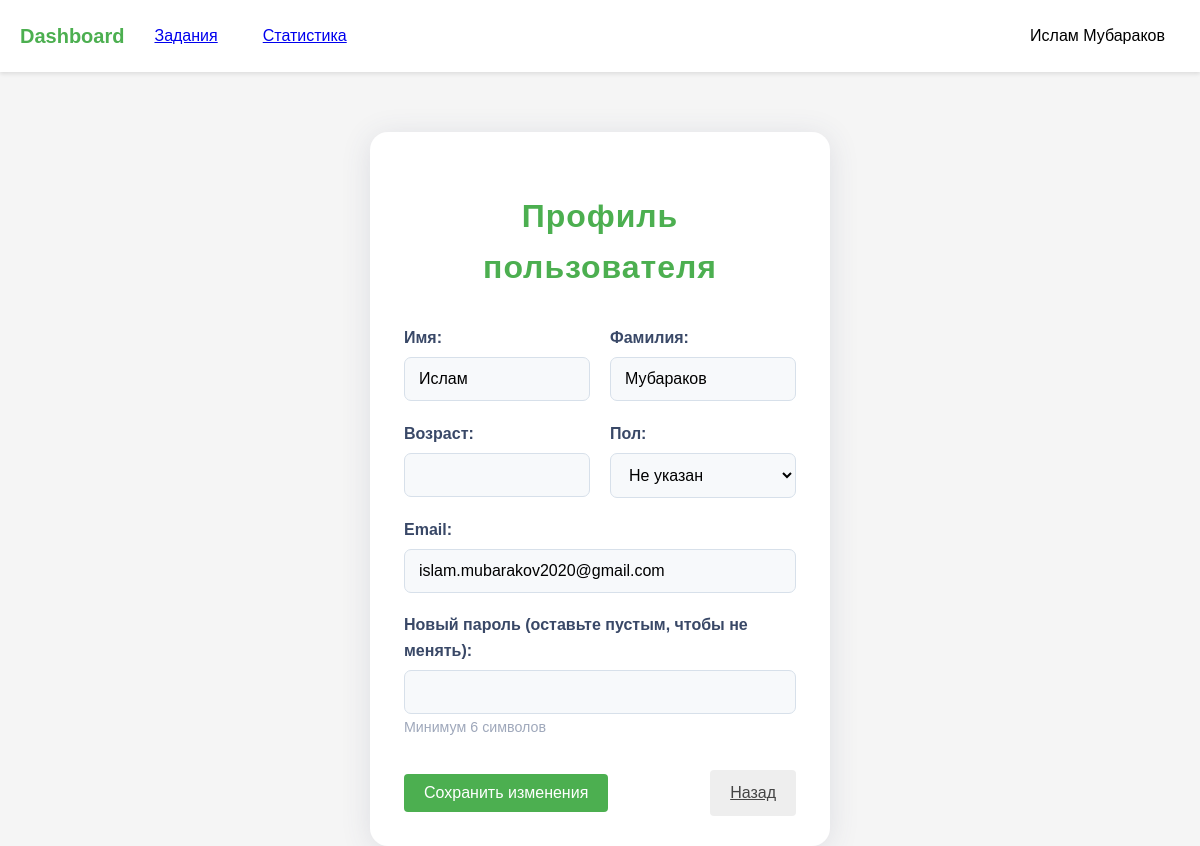
The page /profile (signed in) on the database its author committed.
### models.py (models this page shows)
class User(UserMixin, db.Model):
    id = db.Column(db.Integer, primary_key=True)
    name = db.Column(db.String(150))
    email = db.Column(db.String(150), unique=True)
    password = db.Column(db.String(150))
    role = db.Column(db.String(50))  # 'student' or 'teacher'
    group = db.Column(db.String(50))
    first_name = db.Column(db.String(150))
    last_name = db.Column(db.String(150))
    age = db.Column(db.Integer)
    gender = db.Column(db.String(10))  # 'male', 'female', 'other'
    students = db.relationship(
        'User',
        secondary=teacher_student,
        primaryjoin=(id == teacher_student.c.teacher_id),
        secondaryjoin=(id == teacher_student.c.student_id),
        backref=db.backref('teachers', lazy='dynamic'),
        lazy='dynamic'
    )

### main.py (the view, shortened to what this page needs)
@main.route('/profile', methods=['GET', 'POST'])
@login_required
def profile():
    return render_template('profile.html', user=current_user)

### app.py (called while the page is built)
def create_app():
    app = Flask(__name__)
    app.config['SECRET_KEY'] = 'your_secret_key'
    app.config['SQLALCHEMY_DATABASE_URI'] = 'sqlite:///data.db'
    app.config['SQLALCHEMY_TRACK_MODIFICATIONS'] = False
    app.config['TEMPLATES_AUTO_RELOAD'] = True
    db.init_app(app)
    login_manager.init_app(app)
    login_manager.login_view = 'auth.login'
    from models import User
    @login_manager.user_loader
    def load_user(user_id):
        return User.query.get(int(user_id))
    from auth import auth as auth_blueprint
    app.register_blueprint(auth_blueprint)
    from main import main as main_blueprint
    app.register_blueprint(main_blueprint)
    return app

### templates/profile.html (shortened to what this page needs)
{% extends "base.html" %}
{% block content %}
<div class="profile-card">
    <h1>Профиль пользователя</h1>
    <form method="POST" class="profile-form">
        <div class="form-row">
            <div class="form-group">
                <label for="name">Имя:</label>
                <input type="text" id="name" name="name"
                       value="{{ user.name or '' }}" class="form-input">
            </div>
            <div class="form-group">
                <label for="last_name">Фамилия:</label>
                <input type="text" id="last_name" name="last_name"
                       value="{{ user.last_name or '' }}" class="form-input">
            </div>
        </div>
        <div class="form-row">
            <div class="form-group">
                <label for="age">Возраст:</label>
                <input type="number" id="age" name="age"
                       value="{{ user.age or '' }}" min="1" max="120" class="form-input">
            </div>
            <div class="form-group">
                <label for="gender">Пол:</label>
                <select id="gender" name="gender" class="form-input">
                    <option value="">Не указан</option>
                </select>
            </div>
        </div>
        <div class="form-group">
            <label for="email">Email:</label>
            <input type="email" id="email" name="email"
                   value="{{ user.email }}" required class="form-input">
        </div>
        <div class="form-group">
            <label for="password">Новый пароль (оставьте пустым, чтобы не менять):</label>
            <input type="password" id="password" name="password" class="form-input">
            <small class="form-hint">Минимум 6 символов</small>
        </div>
        <div class="form-actions">
            <button type="submit" class="btn btn-primary">Сохранить изменения</button>
            <a href="{{ url_for('main.dashboard') }}" class="btn btn-secondary">Назад</a>
        </div>
    </form>
</div>
{% endblock %}

### templates/base.html (shortened to what this page needs)
<!DOCTYPE html>
<html lang="ru">
<head>
    <link rel="stylesheet" href="../static/style.css">
</head>
<body>
    <header class="header">
        <nav class="navbar">
            <div class="nav-left">
                <a href="{{ url_for('main.dashboard') }}" class="logo">Dashboard</a>
                {% if current_user.is_authenticated %}
                    {% if current_user.role == 'teacher' %}
                        <a href="{{ url_for('main.create_assignment') }}" class="nav-btn">Задания</a>
                    {% else %}
                        <a href="{{ url_for('main.assignments_list') }}" class="nav-btn">Задания</a>
                    {% endif %}
                    <a href="{{ url_for('main.statistics') }}" class="nav-btn">Статистика</a>
                {% endif %}
            </div>
            <div class="nav-right">
                {% if current_user.is_authenticated %}
                <div class="profile-dropdown">
                    <button class="nav-btn profile-btn">{{ current_user.name }}{% if current_user.last_name %} {{ current_user.last_name }}{% endif %}</button>
                </div>
                {% else %}
                <a href="{{ url_for('auth.login') }}" class="nav-btn">Вход</a>
                {% endif %}
            </div>
        </nav>
    </header>
    <main>
        {% block content %}{% endblock %}
    </main>
</body>
</html>

### static/style.css (style rules this page uses)
:root { --primary-color: #4CAF50; --primary-hover: #45a049; --danger-color: #dc3545; --danger-hover: #c82333; --text-color: #333; --light-gray: #f8f9fa; --medium-gray: #e9ecef; --dark-gray: #6c757d; --shadow: 0 2px 10px rgba(0, 0, 0, 0.1); }
body { margin: 0; font-family: 'Arial', sans-serif; background-color: #f5f5f5; color: var(--text-color); line-height: 1.6; }
.navbar { display: flex; justify-content: space-between; align-items: center; padding: 15px 20px; background-color: white; box-shadow: 0 2px 4px rgba(0, 0, 0, 0.1); }
.nav-left, .nav-right { display: flex; align-items: center; gap: 15px; }
.logo { font-size: 1.25rem; font-weight: bold; color: var(--primary-color); text-decoration: none; transition: color 0.3s; }
.nav-btn { padding: 8px 15px; background: none; border: none; cursor: pointer; font-size: 1rem; border-radius: 4px; transition: all 0.3s; }
.profile-dropdown { position: relative; }
.form-group { margin-bottom: 1.25rem; }
.form-input { width: 100%; padding: 10px 12px; border: 1px solid #ddd; border-radius: 4px; font-size: 1rem; transition: border 0.3s; }
.btn { display: inline-block; padding: 10px 20px; border: none; border-radius: 4px; font-size: 1rem; cursor: pointer; text-align: center; transition: background 0.3s; }
.btn-primary { background-color: var(--primary-color); color: white; }
.form-row { display: flex; gap: 20px; }
.form-row .form-group { flex: 1; }
.form-group { margin-bottom: 1.2rem; }
.form-group label { display: block; margin-bottom: 0.4rem; font-weight: 600; color: #394867; font-size: 1rem; }
.form-group input, .form-group select { width: 100%; padding: 12px 14px; border: 1px solid #d7e0ea; border-radius: 7px; background: #f7f9fb; font-size: 1rem; transition: border 0.3s, box-shadow 0.3s; }
.profile-card { max-width: 460px; width: 100%; margin: 60px auto 0 auto; padding: 38px 34px 30px 34px; background: white; border-radius: 18px; box-shadow: 0 4px 30px rgba(60,70,110,0.13); box-sizing: border-box; }
.profile-card h1 { text-align: center; margin-bottom: 2rem; color: var(--primary-color); font-size: 2rem; letter-spacing: 0.03em; }
.profile-form .form-row { display: flex; gap: 20px; }
.profile-form .form-group { flex: 1; margin-bottom: 1.2rem; }
.profile-form .form-group label { display: block; margin-bottom: 0.4rem; font-weight: 600; color: #394867; font-size: 1rem; }
.profile-form .form-input { width: 100%; box-sizing: border-box; padding: 12px 14px; border-radius: 7px; background: #f7f9fb; border: 1px solid #d7e0ea; font-size: 1rem; }
.profile-form .form-hint { font-size: 0.89rem; color: #9fa8bb; margin-top: 2px; display: block; }
.form-actions { display: flex; justify-content: space-between; align-items: center; margin-top: 2rem; gap: 15px; }
.btn-secondary { background: #eee; color: #444; border: none; }

### rows shown on the page
User: name "Ислам", last_name "Мубараков", email "islam.mubarakov2020@gmail.com"
